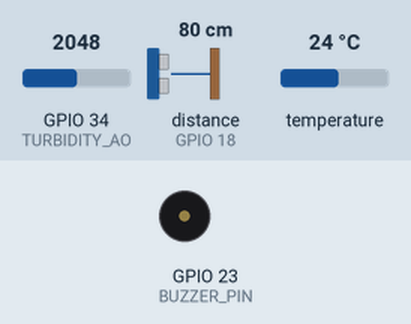
A sketch run on a simulated ESP32. Parts: buzzer (waves = sounding, pin HIGH). Wiring (inferred from the names in the program): ultrasonic range finder: trigger GPIO 5; echo GPIO 18. The inputs (shaded band) are chosen by the test bench; at power-on: GPIO 34 (TURBIDITY_AO) = 2048, distance to the obstacle (sensor on GPIO 18) 80 cm, temperature 24 °C. The echo pulse lasts 58.3 µs per cm; WiFi joins after 1.5 s; servers stay silent unless stated; uploads are accepted with an empty reply; the local clock reads 2024-03-15 10:24:30 at power-on unless the sketch sets it; random numbers use the default seed unless the sketch sets one; pins used as bus, display or sensor lines are not drawn; what the sketch prints to the serial monitor is not drawn.

Above: at 1.1 s.
At 4.0 s:
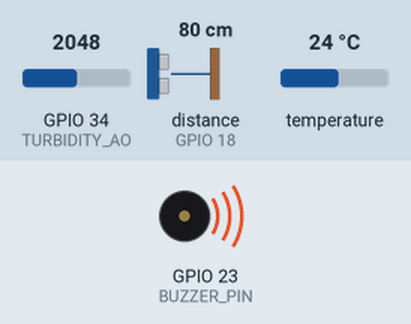
4.1 s: GPIO 34 (TURBIDITY_AO) set to 1277
6.0 s: GPIO 34 (TURBIDITY_AO) set to 1210
Timing chart, 0 to 9.0 s (numbered marks = the images above; inputs shaded):
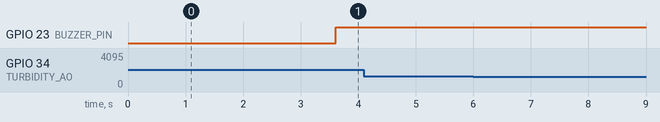

The sketch:

esp32_water_monitor_updated.ino
```cpp
#include <WiFi.h>
#include <WebServer.h>
#include <ArduinoJson.h>
#include <SPIFFS.h>
#include <HTTPClient.h>
#include <BlynkSimpleEsp32.h>
#include <time.h>
#include <OneWire.h>
#include <DallasTemperature.h>

// 🔥 Blynk Template Setup
#define BLYNK_TEMPLATE_ID "TMPL41hL-G3VD"
#define BLYNK_TEMPLATE_NAME "Temperature"
#define BLYNK_AUTH_TOKEN "8VhXKKZgJdHXraJju_2bGKLy5TXTVdBY"

// 📶 WiFi credentials
const char* ssid = "Jerusha";
const char* password = "Sharon200";

// 🔥 Firebase details
const char* firebaseHost = "https://esp32temperaturewithhumidity-default-rtdb.asia-southeast1.firebasedatabase.app/";
const char* firebaseAuth = "xG1WjrOYCYXPzPFb1IfnKQJBhrio88DXYacrFp0s";

// 📏 Ultrasonic sensor pins
#define TRIG_PIN 5
#define ECHO_PIN 18

// 🔔 Buzzer pin
#define BUZZER_PIN 23

// 🧪 Turbidity sensor pin (analog)
#define TURBIDITY_AO 34

// 🌡 DS18B20 sensor pin
#define ONE_WIRE_BUS 4
OneWire oneWire(ONE_WIRE_BUS);
DallasTemperature sensors(&oneWire);
float temperatureC = 0;

// 🌐 NTP config
const char* ntpServer = "pool.ntp.org";
const long gmtOffset_sec = 19800;  // UTC+5:30
const int daylightOffset_sec = 0;

// Web server for Android app
WebServer server(80);

float distance = 0;
int turbidityRaw = 0;
float turbidityVoltage = 0;
float ntu = 0;
String turbidityStatus = "Unknown";
String microbioStatus = "Unknown";

unsigned long lastBlynkUpdate = 0;
unsigned long lastFirebaseUpdate = 0;

void setup() {
  Serial.begin(115200);
  delay(1000);

  Serial.println("-----------------------------------------------------");
  Serial.println("🧪 TURBIDITY SENSOR WATER QUALITY ANALYSIS REPORT 🧪");
  Serial.println("-----------------------------------------------------\n");

  pinMode(TRIG_PIN, OUTPUT);
  pinMode(ECHO_PIN, INPUT);
  pinMode(BUZZER_PIN, OUTPUT);
  digitalWrite(BUZZER_PIN, LOW);
  pinMode(TURBIDITY_AO, INPUT);

  sensors.begin();

  Serial.print("Connecting to WiFi: ");
  Serial.println(ssid);
  WiFi.begin(ssid, password);

  int retries = 0;
  while (WiFi.status() != WL_CONNECTED) {
    delay(500);
    Serial.print(".");
    if (++retries > 40) {
      Serial.println("\nWiFi connection failed!");
      while (true);
    }
  }

  Serial.println("\nWiFi Connected Successfully!");

  // 🕒 NTP time sync
  configTime(gmtOffset_sec, daylightOffset_sec, ntpServer);
  Serial.println("Waiting for time synchronization...");
  time_t now = time(nullptr);
  while (now < 8 * 3600 * 2) {
    delay(500);
    Serial.print(".");
    now = time(nullptr);
  }

  Serial.println();
  struct tm timeinfo;
  localtime_r(&now, &timeinfo);
  Serial.print("Current time: ");
  Serial.println(asctime(&timeinfo));

  Blynk.begin(BLYNK_AUTH_TOKEN, ssid, password);

  // Setup web server routes for Android app
  setupWebServer();
  server.begin();

  Serial.println("🚀 Distance, Turbidity, Temperature and Water Quality Monitor Started!");
  Serial.print("Web server IP: ");
  Serial.println(WiFi.localIP());
}

void loop() {
  Blynk.run();
  server.handleClient();

  distance = measureDistance();
  readTurbidityAndAnalysis();
  readTemperatureSensor();

  if (distance > 0 && distance < 400) {
    Serial.print("📏 Distance: ");
    Serial.print(distance);
    Serial.println(" cm");

    // 🚨 Buzzer logic
    if (distance <= 10 || turbidityStatus == "🚨 Dirty Water" || turbidityStatus == "🚨 Very Dirty") {
      continuousBeep();
    } else if (distance >= 150) {
      beepBuzzerOnce();
    } else {
      digitalWrite(BUZZER_PIN, LOW);
    }

    // 📡 Send to Blynk
    if (millis() - lastBlynkUpdate >= 1000) {
      Blynk.virtualWrite(V0, distance);
      Blynk.virtualWrite(V1, turbidityVoltage);
      Blynk.virtualWrite(V2, turbidityStatus);
      Blynk.virtualWrite(V3, microbioStatus);
      Blynk.virtualWrite(V4, temperatureC);  // Temperature
      lastBlynkUpdate = millis();
    }

    // ☁ Send to Firebase
    if (millis() - lastFirebaseUpdate >= 2000) {
      sendToFirebase(distance, turbidityVoltage, turbidityStatus, microbioStatus, temperatureC);
      lastFirebaseUpdate = millis();
    }
  } else {
    Serial.println("❌ Failed to read from ultrasonic sensor!");
    digitalWrite(BUZZER_PIN, LOW);
  }

  delay(500);
}

void setupWebServer() {
  // API endpoint for Android app to get latest data
  server.on("/api/water-quality", HTTP_GET, []() {
    DynamicJsonDocument doc(1024);
    doc["distance"] = distance;
    doc["turbidity_voltage"] = turbidityVoltage;
    doc["ntu"] = ntu;
    doc["temperature"] = temperatureC;
    doc["status"] = turbidityStatus;
    doc["microbial_analysis"] = microbioStatus;
    doc["timestamp"] = getCurrentTime();
    doc["device_id"] = "ESP32_WATER_MONITOR";

    String response;
    serializeJson(doc, response);

    server.send(200, "application/json", response);
  });

  // API endpoint for device status
  server.on("/api/status", HTTP_GET, []() {
    DynamicJsonDocument doc(512);
    doc["status"] = "online";
    doc["device_id"] = "ESP32_WATER_MONITOR";
    doc["uptime"] = millis();
    doc["free_heap"] = ESP.getFreeHeap();
    doc["wifi_rssi"] = WiFi.RSSI();
    doc["distance"] = distance;
    doc["temperature"] = temperatureC;
    doc["turbidity_status"] = turbidityStatus;

    String response;
    serializeJson(doc, response);

    server.send(200, "application/json", response);
  });

  // API endpoint for historical data
  server.on("/api/water-quality/history", HTTP_GET, []() {
    DynamicJsonDocument doc(2048);
    JsonArray dataArray = doc.createNestedArray("data");

    // For simplicity, return current data 10 times
    // In a real implementation, you would store historical data
    for (int i = 0; i < 10; i++) {
      JsonObject data = dataArray.createNestedObject();
      data["distance"] = distance + random(-5, 5);
      data["turbidity_voltage"] = turbidityVoltage + random(-10, 10) / 100.0;
      data["ntu"] = ntu + random(-5, 5);
      data["temperature"] = temperatureC + random(-10, 10) / 100.0;
      data["status"] = turbidityStatus;
      data["microbial_analysis"] = microbioStatus;
      data["timestamp"] = getCurrentTime();
      data["device_id"] = "ESP32_WATER_MONITOR";
    }

    String response;
    serializeJson(doc, response);

    server.send(200, "application/json", response);
  });

  // Handle CORS
  server.enableCORS(true);
}

float measureDistance() {
  digitalWrite(TRIG_PIN, LOW);
  delayMicroseconds(2);
  digitalWrite(TRIG_PIN, HIGH);
  delayMicroseconds(10);
  digitalWrite(TRIG_PIN, LOW);

  long duration = pulseIn(ECHO_PIN, HIGH, 30000);
  if (duration == 0) return -1;

  float calculatedDistance = (duration * 0.0343) / 2;
  return round(calculatedDistance * 10.0) / 10.0;
}

void readTurbidityAndAnalysis() {
  turbidityRaw = analogRead(TURBIDITY_AO);
  turbidityVoltage = turbidityRaw * (3.3 / 4095.0);
  ntu = -1120.4 * sq(turbidityVoltage) + 5742.3 * turbidityVoltage - 4352.9;
  if (ntu < 0) ntu = 0;

  if (ntu <= 50) {
    turbidityStatus = "✅ Clean Water";
    microbioStatus = "Safe - No Organic/Microbial Traces";
  } else if (ntu > 50 && ntu <= 100) {
    turbidityStatus = "⚠ Cloudy Water";
    microbioStatus = "Mild Organic Presence";
  } else if (ntu > 100 && ntu <= 300) {
    turbidityStatus = "🚨 Dirty Water";
    microbioStatus = "Likely Microbial/Algae Bloom";
  } else {
    turbidityStatus = "🚨 Very Dirty";
    microbioStatus = "High Risk! Organic + Microbial";
  }

  Serial.print("🧪 Raw: ");
  Serial.print(turbidityRaw);
  Serial.print(" | Voltage: ");
  Serial.print(turbidityVoltage, 2);
  Serial.print(" V | NTU: ");
  Serial.print(ntu, 2);
  Serial.print(" | Status: ");
  Serial.println(turbidityStatus);
  Serial.print("🔬 Microbial/Organic Condition: ");
  Serial.println(microbioStatus);
}

void readTemperatureSensor() {
  sensors.requestTemperatures();
  temperatureC = sensors.getTempCByIndex(0);
  if (temperatureC == DEVICE_DISCONNECTED_C) {
    Serial.println("❌ DS18B20 not connected!");
    temperatureC = 0;
  } else {
    Serial.print("🌡 Temperature: ");
    Serial.print(temperatureC);
    Serial.println(" °C");
  }
}

void sendToFirebase(float dist, float turbVolt, String turbStatus, String microbio, float temp) {
  if (WiFi.status() == WL_CONNECTED) {
    HTTPClient http;
    String timestamp = getCurrentTime();
    String jsonData = "{\"distance\":" + String(dist) +
                      ",\"turbidity_voltage\":" + String(turbVolt, 2) +
                      ",\"status\":\"" + turbStatus +
                      "\",\"microbial_analysis\":\"" + microbio +
                      "\",\"temperature\":" + String(temp, 2) +
                      ",\"timestamp\":\"" + timestamp + "\"}";

    String url = String(firebaseHost) + "/SensorData.json?auth=" + firebaseAuth;
    http.begin(url);
    http.addHeader("Content-Type", "application/json");
    int httpResponseCode = http.PUT(jsonData);

    if (httpResponseCode > 0) {
      Serial.print("✅ Firebase Response: ");
      Serial.println(httpResponseCode);
    } else {
      Serial.print("❌ Firebase Error: ");
      Serial.println(httpResponseCode);
    }

    http.end();
  }
}

String getCurrentTime() {
  time_t now = time(nullptr);
  struct tm timeinfo;
  localtime_r(&now, &timeinfo);

  char buffer[25];
  strftime(buffer, sizeof(buffer), "%Y-%m-%d %H:%M:%S", &timeinfo);
  return String(buffer);
}

void beepBuzzerOnce() {
  digitalWrite(BUZZER_PIN, HIGH);
  delay(100);
  digitalWrite(BUZZER_PIN, LOW);
}

void continuousBeep() {
  digitalWrite(BUZZER_PIN, HIGH);
} 
```

Measured:
- after the input at 4.1 s, every drawn part: stays the same
- after the input at 6.0 s, every drawn part: stays the same
